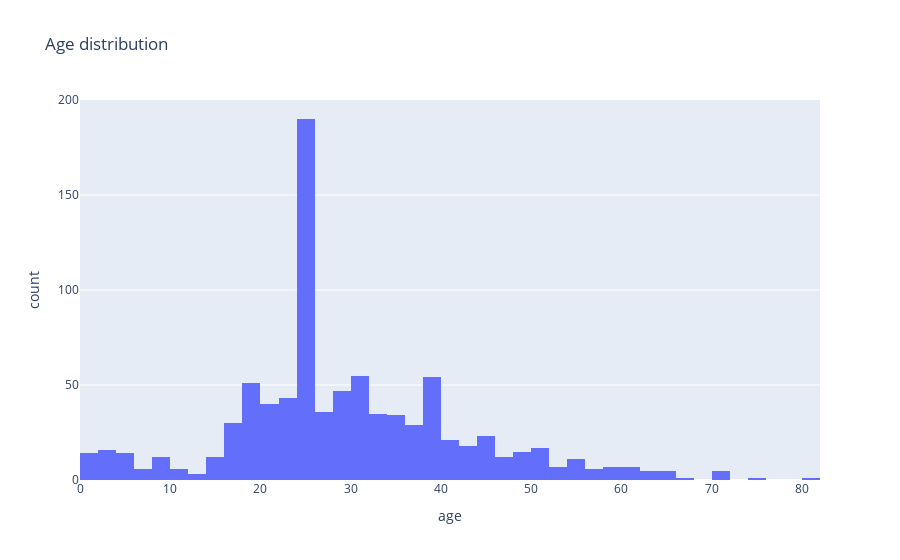

Notebook source saved alongside this figure:
### Code cell
#Age distribution
fig = px.histogram(clean_data, x='age',title="Age distribution")
fig.show()
fig.write_html("graph/Age distribution.html")
'''
From the graph - there are lots of customer within the age 20-30, but there are ages 0.4,0.5 in the dataset that is puzzling
'''

### Figure 1 — Plotly figure (JSON) as saved in the notebook; plotly's stock layout.template omitted (floating-point values rounded to 4 significant figures; data arrays with more than 128 entries replaced by an {"elided": "..."} marker saying what was removed)
{"data": [{"alignmentgroup": "True", "bingroup": "x", "hovertemplate": "age=%{x}<br>count=%{y}<extra></extra>", "legendgroup": "", "marker": {"color": "#636efa", "pattern": {"shape": ""}}, "name": "", "offsetgroup": "", "orientation": "v", "showlegend": false, "type": "histogram", "x": {"elided": "889 float values"}, "xaxis": "x", "yaxis": "y"}], "layout": {"barmode": "relative", "legend": {"tracegroupgap": 0}, "title": {"text": "Age distribution"}, "xaxis": {"anchor": "y", "domain": [0, 1], "title": {"text": "age"}}, "yaxis": {"anchor": "x", "domain": [0, 1], "title": {"text": "count"}}}}
